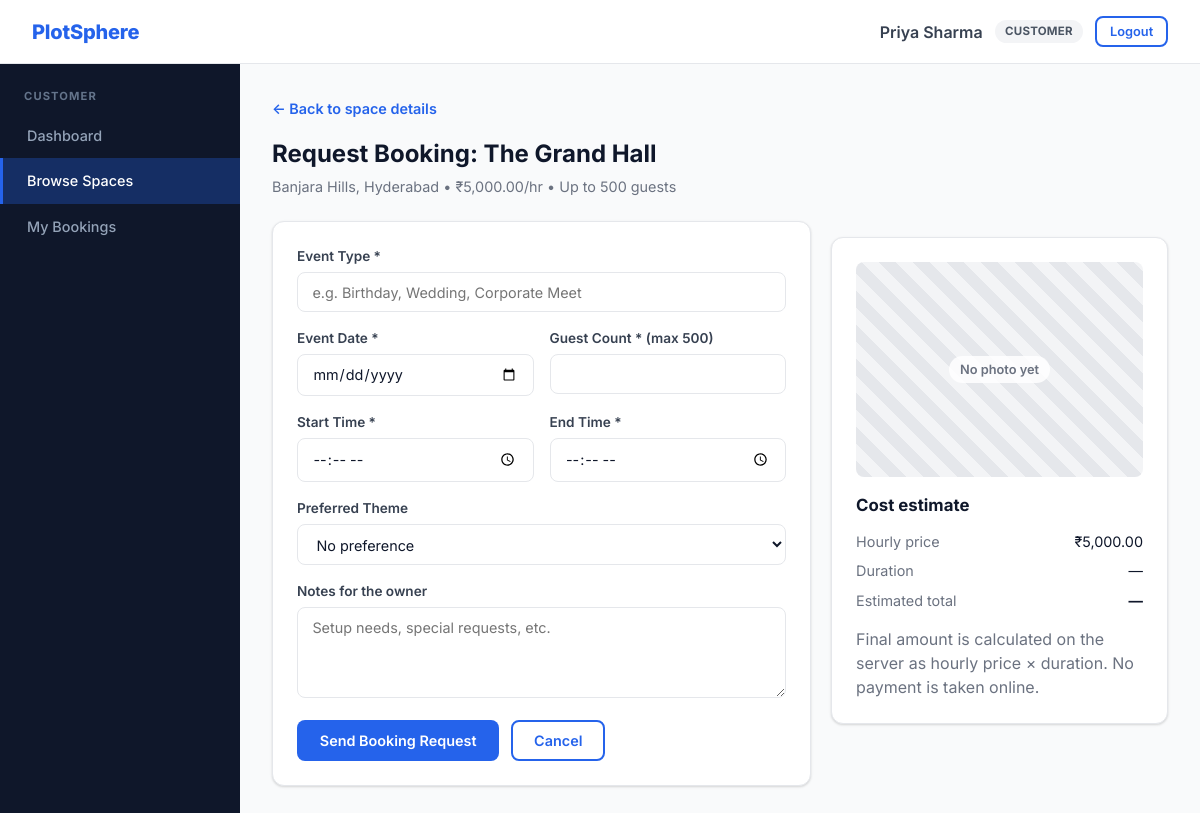
The app's page /user/book.php?space_id=1 (signed in) with its own data.
### tables this page shows
CREATE TABLE users (
  id INT AUTO_INCREMENT PRIMARY KEY,
  username VARCHAR(50) UNIQUE NOT NULL,
  password VARCHAR(255) NOT NULL,
  role ENUM('admin', 'owner', 'user') NOT NULL DEFAULT 'user',
  full_name VARCHAR(100),
  email VARCHAR(100),
  status ENUM('active','inactive') NOT NULL DEFAULT 'active',
  created_at DATETIME DEFAULT CURRENT_TIMESTAMP
);

CREATE TABLE spaces (
  id INT AUTO_INCREMENT PRIMARY KEY,
  owner_id INT NOT NULL,
  name VARCHAR(100) NOT NULL,
  location VARCHAR(150) NOT NULL,
  capacity INT NOT NULL,
  price_per_hour DECIMAL(10,2) NOT NULL,
  description TEXT,
  themes VARCHAR(255),
  amenities VARCHAR(255),
  photo VARCHAR(255) NULL DEFAULT NULL,
  status ENUM('active','inactive') DEFAULT 'active',
  created_at DATETIME DEFAULT CURRENT_TIMESTAMP,
  FOREIGN KEY (owner_id) REFERENCES users(id)
);

### db/connect.php (called while the page is built, shortened)
<?php
$user = 'root';

### auth/check.php (called while the page is built)
<?php
require_once __DIR__ . '/../includes/bootstrap.php';
require_login();

### user/book.php (the view, shortened to what this page needs)
<?php
require_once __DIR__ . '/../auth/check.php';
$user = require_role('user');
$spaceId = (int)($_GET['space_id'] ?? ($_POST['space_id'] ?? 0));
$space = db_one(
    "SELECT s.* FROM spaces s JOIN users u ON u.id = s.owner_id WHERE s.id = ? AND s.status = 'active' AND u.status = 'active'",
    [$spaceId]
);
$themes = csv_list($space['themes']);
$capacity = (int)$space['capacity'];
$price = (float)$space['price_per_hour'];
$today = date('Y-m-d');
$maxDate = date('Y-m-d', strtotime('+1 year'));
$old = ['event_type' => '', 'booking_date' => '', 'start_time' => '', 'end_time' => '', 'guests' => '', 'theme' => '', 'notes' => ''];
require __DIR__ . '/../includes/header.php';
?>
<p><a class="back-link" href="<?php echo e(url('user/space.php?id=' . $spaceId)); ?>">&larr; Back to space details</a></p>
<div class="page-header">
  <h1>Request Booking: <?php echo e($space['name']); ?></h1>
  <p><?php echo e($space['location']); ?> • <?php echo money($price); ?>/hr • Up to <?php echo $capacity; ?> guests</p>
</div>
<div class="detail-layout">
  <div class="card">
    <form method="post" action="<?php echo e(url('user/book.php')); ?>" id="booking-form">
      <div class="form-group">
        <label class="form-label" for="event_type">Event Type *</label>
        <input class="form-control" id="event_type" name="event_type" list="event-types" maxlength="100" value="<?php echo e($old['event_type']); ?>" placeholder="e.g. Birthday, Wedding, Corporate Meet" required>
      </div>
      <div class="form-row">
        <div class="form-group">
          <label class="form-label" for="booking_date">Event Date *</label>
          <input class="form-control" id="booking_date" name="booking_date" type="date" min="<?php echo $today; ?>" max="<?php echo $maxDate; ?>" value="<?php echo e($old['booking_date']); ?>" required>
        </div>
        <div class="form-group">
          <label class="form-label" for="guests">Guest Count * (max <?php echo $capacity; ?>)</label>
          <input class="form-control" id="guests" name="guests" type="number" min="1" max="<?php echo $capacity; ?>" value="<?php echo e($old['guests']); ?>" required>
        </div>
      </div>
      <div class="form-row">
        <div class="form-group">
          <label class="form-label" for="start_time">Start Time *</label>
          <input class="form-control" id="start_time" name="start_time" type="time" value="<?php echo e($old['start_time']); ?>" required>
        </div>
        <div class="form-group">
          <label class="form-label" for="end_time">End Time *</label>
          <input class="form-control" id="end_time" name="end_time" type="time" value="<?php echo e($old['end_time']); ?>" required>
        </div>
      </div>
      <?php if ($themes): ?>
      <div class="form-group">
        <label class="form-label" for="theme">Preferred Theme</label>
        <select class="form-control" id="theme" name="theme">
          <option value="">No preference</option>
        </select>
      </div>
      <?php endif; ?>
      <div class="form-group">
        <label class="form-label" for="notes">Notes for the owner</label>
        <textarea class="form-control" id="notes" name="notes" rows="4" maxlength="1000" placeholder="Setup needs, special requests, etc."><?php echo e($old['notes']); ?></textarea>
      </div>
      <div class="form-actions">
        <button class="btn btn-primary" type="submit">Send Booking Request</button>
        <a class="btn btn-outline" href="<?php echo e(url('user/browse.php')); ?>">Cancel</a>
      </div>
    </form>
  </div>
  <aside class="card booking-summary">
    <?php echo photo_html($space['photo'], $space['name'], 'space-photo space-photo-sm'); ?>
    <h3>Cost estimate</h3>
    <dl class="summary-list">
      <dt>Hourly price</dt><dd><?php echo money($price); ?></dd>
      <dt>Duration</dt><dd id="sum_hours">—</dd>
      <dt>Estimated total</dt><dd><strong id="amount_preview">—</strong></dd>
    </dl>
    <p class="muted">Final amount is calculated on the server as hourly price × duration. No payment is taken online.</p>
  </aside>
</div>
<?php require __DIR__ . '/../includes/footer.php'; ?>

### includes/header.php (shortened to what this page needs)
<?php
$user = current_user();
$current = substr(str_replace('\\', '/', (string)($_SERVER['SCRIPT_NAME'] ?? '')), strlen(base_url()) + 1);
$menus = [
    'user' => ['Customer' => [
        'user/home.php' => 'Dashboard',
        'user/browse.php' => 'Browse Spaces',
        'user/my_bookings.php' => 'My Bookings',
    ]],
    'owner' => ['Space Owner' => [
        'owner/home.php' => 'Dashboard',
        'owner/my_spaces.php' => 'My Spaces',
        'owner/add_space.php' => 'Add Space',
        'owner/bookings.php' => 'Booking Requests',
    ]],
    'admin' => ['Administrator' => [
        'admin/home.php' => 'Dashboard',
        'admin/users.php' => 'Users',
        'admin/spaces.php' => 'Spaces',
        'admin/bookings.php' => 'Bookings',
    ]],
];
$aliases = ['user/space.php' => 'user/browse.php', 'user/book.php' => 'user/browse.php', 'owner/edit_space.php' => 'owner/my_spaces.php'];
$activeLink = $aliases[$current] ?? $current;
?>
<!DOCTYPE html>
<html lang="en">
<head>
  <link rel="stylesheet" href="<?php echo e(url('css/styles.css')); ?>">
</head>
<body>
<?php if ($user): ?>
  <header class="topbar">
    <a class="navbar-brand" href="<?php echo e(url(home_for_role($user['role']))); ?>">PlotSphere</a>
    <div class="topbar-user">
      <span class="user"><?php echo e($user['full_name'] ?: $user['username']); ?></span>
      <?php echo status_badge($user['role']); ?>
      <form method="post" action="<?php echo e(url('logout.php')); ?>" class="inline-form">
        <button class="btn btn-outline btn-sm" type="submit">Logout</button>
      </form>
    </div>
  </header>
  <div class="dashboard-layout">
    <nav class="sidebar" aria-label="Main navigation">
      <?php foreach ($menus[$user['role']] ?? [] as $section => $links): ?>
        <div class="sidebar-section"><?php echo e($section); ?></div>
        <?php foreach ($links as $href => $label): ?>
          <a class="sidebar-link<?php echo $activeLink === $href ? ' active' : ''; ?>" href="<?php echo e(url($href)); ?>"><?php echo e($label); ?></a>
        <?php endforeach; ?>
      <?php endforeach; ?>
    </nav>
    <main class="main-content">
<?php endif; ?>

### includes/bootstrap.php (shortened to what this page needs)
<?php
require_once __DIR__ . '/../db/connect.php';
function e($value): string
{
    return htmlspecialchars((string)$value, ENT_QUOTES, 'UTF-8');
}
function base_url(): string
{
    static $base = null;
    if ($base !== null) {
        return $base;
    }
    $root = realpath((string)($_SERVER['DOCUMENT_ROOT'] ?? '')) ?: '';
    $app = realpath(__DIR__ . '/..') ?: '';
    if ($root !== '' && stripos($app, $root) === 0) {
        $base = str_replace('\\', '/', substr($app, strlen($root)));
    } else {
        $base = '/metromingle';
    }
    $base = '/' . trim($base, '/');
    if ($base === '/') {
        $base = '';
    }
    return $base;
}
function url(string $path = ''): string
{
    return base_url() . '/' . ltrim($path, '/');
}
function money($amount): string
{
    return '₹' . number_format((float)$amount, 2);
}
function csv_list(?string $value): array
{
    return array_values(array_unique(array_filter(array_map('trim', explode(',', (string)$value)), 'strlen')));
}
function status_badge(string $status): string
{
    $map = [
        'active' => 'success', 'confirmed' => 'success',
        'pending' => 'warning',
        'inactive' => 'gray', 'cancelled' => 'gray',
        'rejected' => 'danger',
        'admin' => 'danger', 'owner' => 'blue', 'user' => 'gray',
    ];
    $label = $status === 'user' ? 'customer' : $status;
    return '<span class="badge badge-' . ($map[$status] ?? 'gray') . '">' . e($label) . '</span>';
}
function db_run(string $sql, array $params = []): mysqli_stmt
{
    global $conn;
    $stmt = $conn->prepare($sql);
    if ($params) {
        $types = '';
        foreach ($params as $p) {
            $types .= is_int($p) ? 'i' : (is_float($p) ? 'd' : 's');
        }
        $values = array_values($params);
        $stmt->bind_param($types, ...$values);
    }
    $stmt->execute();
    return $stmt;
}
function db_all(string $sql, array $params = []): array
{
    $result = db_run($sql, $params)->get_result();
    return $result ? $result->fetch_all(MYSQLI_ASSOC) : [];
}
function db_one(string $sql, array $params = []): ?array
{
    return db_all($sql, $params)[0] ?? null;
}
function home_for_role(string $role): string
{
    return ['admin' => 'admin/home.php', 'owner' => 'owner/home.php'][$role] ?? 'user/home.php';
}
function current_user(): ?array
{
    static $user = false;
    if ($user !== false) {
        return $user;
    }
    $user = null;
    if (!empty($_SESSION['user_id'])) {
        $row = db_one('SELECT id, username, role, full_name, email, status FROM users WHERE id = ?', [(int)$_SESSION['user_id']]);
        if ($row && $row['status'] === 'active') {
            $user = $row;
        } else {
            $_SESSION = [];
            session_regenerate_id(true);
        }
    }
    return $user;
}
function require_login(): array
{
    $user = current_user();
    return $user;
}
function require_role(string ...$roles): array
{
    $user = require_login();
    return $user;
}
function is_safe_photo_path(?string $path): bool
{
    return is_string($path) && preg_match('#^uploads/spaces/[a-f0-9]{32}\.(jpg|png|webp)$#', $path) === 1;
}
function photo_html(?string $path, string $alt, string $class = 'space-photo'): string
{
    return '<div class="' . e($class) . ' photo-placeholder" role="img" aria-label="No photo available"><span>No photo yet</span></div>';
}

### records on screen
users: full_name "Priya Sharma", role "CUSTOMER"
spaces: name "The Grand Hall", location "Banjara Hills, Hyderabad", price_per_hour "₹5,000.00", capacity "500"

### other values on screen
$section "CUSTOMER"
$label "Dashboard"
$label "Browse Spaces"
$label "My Bookings"
